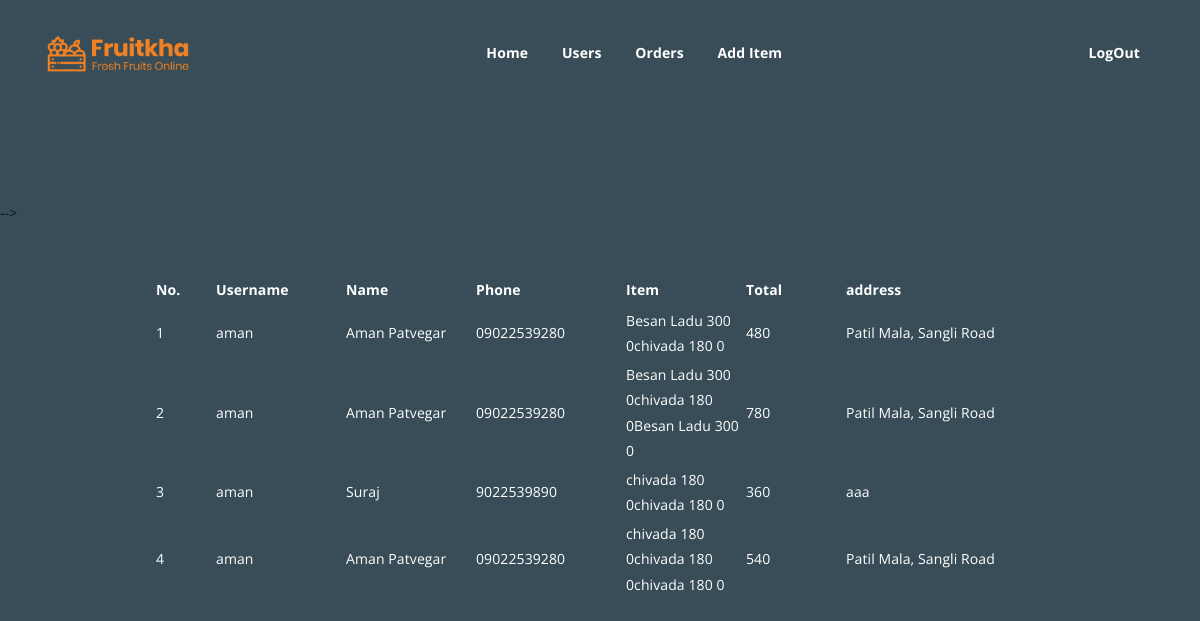
Screenshot of /adminOrder.php with the database file from the repository.
### tables this page shows
CREATE TABLE `orders` (
  `order_id` int(255) NOT NULL,
  `username` varchar(255) NOT NULL,
  `name` varchar(255) NOT NULL,
  `email` varchar(255) NOT NULL,
  `phone` varchar(244) NOT NULL,
  `products` varchar(254) NOT NULL,
  `Total` varchar(253) NOT NULL,
  `address` varchar(255) NOT NULL
);

### adminOrder.php (the view, shortened to what this page needs)
<?php
include('connection.php');
$rows=mysqli_query($con,"SELECT * FROM orders");
?>
<!DOCTYPE html>
<html lang="en">
<head>
	<link rel="stylesheet" href="assets/css/all.min.css">
	<link rel="stylesheet" href="assets/bootstrap/css/bootstrap.min.css">
	<link rel="stylesheet" href="assets/css/owl.carousel.css">
	<link rel="stylesheet" href="assets/css/magnific-popup.css">
	<link rel="stylesheet" href="assets/css/animate.css">
	<link rel="stylesheet" href="assets/css/meanmenu.min.css">
	<link rel="stylesheet" href="assets/css/main.css">
	<link rel="stylesheet" href="assets/css/responsive.css">
</head>
<body>
	<div class="top-header-area" id="sticker">
		<div class="container">
			<div class="row">
				<div class="col-lg-12 col-sm-12 text-center">
					<div class="main-menu-wrap">
						<div class="site-logo">
							<a href="">
								<img src="assets/img/logo.png" alt="">
							</a>
						</div>
						<nav class="main-menu" style='color:cyan;'>
							<ul>
								<li><a href="adminIndex.php">Home</a></li>
								<li><a href="adminUser.php">Users</a></li>
								<li><a href="adminOrder.php">Orders</a></li>
								<li><a href="#">Add Item</a></li>
								<li><a href="logIn.html">LogOut</a></li>
							</ul>
						</nav>
					</div>
				</div>
			</div>
		</div>
	</div>
    <div class="breadcrumb-section "> -->
		<div class="container">
        <center>
<table style="color:white;">
    <tr>
        <th width="60">No.</th>&nbsp;&nbsp;&nbsp;&nbsp;&nbsp;&nbsp;
        <th width="130">Username</th>&nbsp;&nbsp;&nbsp;&nbsp;&nbsp;&nbsp;
        <th width="130">Name</th>&nbsp;&nbsp;&nbsp;&nbsp;&nbsp;&nbsp;
        <th width="150">Phone</th>&nbsp;&nbsp;&nbsp;&nbsp;&nbsp;&nbsp;
        <th width="120">Item</th>&nbsp;&nbsp;&nbsp;&nbsp;&nbsp;&nbsp;
        <th width="100">Total</th>&nbsp;&nbsp;&nbsp;
        <th width="200">address</th>
    </tr>
    <tr>
        <td></td>&nbsp;&nbsp;
        <td></td>&nbsp;&nbsp;
        <td></td>&nbsp;&nbsp;
        <td></td>&nbsp;&nbsp;
        <td></td>&nbsp;&nbsp;
        <td></td>
    </tr>
    <tr>
        <td></td>&nbsp;&nbsp;
        <td></td>&nbsp;&nbsp;
        <td></td>&nbsp;&nbsp;
        <td></td>&nbsp;&nbsp;
        <td></td>&nbsp;&nbsp;
        <td></td>
    </tr>
    <?php
        $count=1;
        foreach($rows as $row) :
    ?>
    <tr>
        <td><?php echo $count; ?></td>&nbsp;&nbsp;&nbsp;&nbsp;&nbsp;&nbsp;
        <td><?php echo $row["username"]; ?></td>&nbsp;&nbsp;&nbsp;&nbsp;&nbsp;&nbsp;
        <td><?php echo $row["name"]; ?></td>&nbsp;&nbsp;&nbsp;&nbsp;&nbsp;&nbsp;
        <td><?php echo $row["phone"]; ?></td>&nbsp;&nbsp;&nbsp;&nbsp;&nbsp;&nbsp;
        <td><?php echo $row["products"]; ?></td>&nbsp;&nbsp;&nbsp;&nbsp;&nbsp;&nbsp;
        <td><?php echo $row["Total"]; ?></td>&nbsp;&nbsp;&nbsp;&nbsp;&nbsp;&nbsp;
        <td><?php echo $row["address"]; ?></td>&nbsp;&nbsp;&nbsp;&nbsp;&nbsp;&nbsp;
    </tr>
    <tr>
        <td></td>&nbsp;&nbsp;
        <td></td>&nbsp;&nbsp;
        <td></td>&nbsp;&nbsp;
        <td></td>&nbsp;&nbsp;
        <td></td>&nbsp;&nbsp;
        <td></td>
    </tr>
    <?php
    $count++;
    endforeach;
    ?>
</table>
</center>
		</div>
	</div>
</body>
</html>

### assets/css/main.css (style rules this page uses)
html { font-size: 14px; font-weight: 400; line-height: 28px; height: 100%; }
body { font-family: "Open Sans", sans-serif; font-weight: 400; font-size: 1rem; letter-spacing: 0.1px; line-height: 1.8; color: #051922; overflow-x: hidden; }
body img { max-width: 100%; }
a { cursor: pointer; text-decoration: none; -webkit-transition: all 0.2s ease-in-out; -o-transition: all 0.2s ease-in-out; transition: all 0.2s ease-in-out; }
.breadcrumb-section { padding: 150px 0; background-size: cover; background-position: center center; position: relative; z-index: 1; background-attachment: fixed; padding-top: 200px; }
.breadcrumb-section:after { position: absolute; left: 0; top: 0; width: 100%; height: 100%; content: ""; background-color: #07212e; z-index: -1; opacity: 0.8; }
.top-header-area { position: absolute; z-index: 999; width: 100%; padding: 25px 0; }
nav.main-menu ul { margin: 0; padding: 0; list-style: none; }
nav.main-menu ul li { display: inline-block; }
nav.main-menu ul li a { color: #fff; font-weight: 700; display: block; padding: 15px; }
nav.main-menu ul > li { position: relative; }
nav.main-menu ul li:last-child a { display: inline-block; }
nav.main-menu > ul li:last-child { float: right; }
.site-logo { float: left; max-width: 150px; }
.main-menu-wrap { position: relative; }
.site-logo { padding: 6px 0; }
nav.main-menu li a { -webkit-transition: 0.3s; -o-transition: 0.3s; transition: 0.3s; }
.top-header-area { -webkit-transition: 0.3s; -o-transition: 0.3s; transition: 0.3s; }
html, body { height: 100%; }

### rows the page displays
orders: username "aman", name "Aman Patvegar", phone "09022539280", products "Besan Ladu 300 0chivada 180 0", Total "480", address "Patil Mala, Sangli Road"
orders: username "aman", name "Aman Patvegar", phone "09022539280", products "Besan Ladu 300 0chivada 180 0Besan Ladu 300 0", Total "780", address "Patil Mala, Sangli Road"
orders: username "aman", name "Suraj", phone "9022539890", products "chivada 180 0chivada 180 0", Total "360", address "aaa"
orders: username "aman", name "Aman Patvegar", phone "09022539280", products "chivada 180 0chivada 180 0chivada 180 0", Total "540", address "Patil Mala, Sangli Road"
